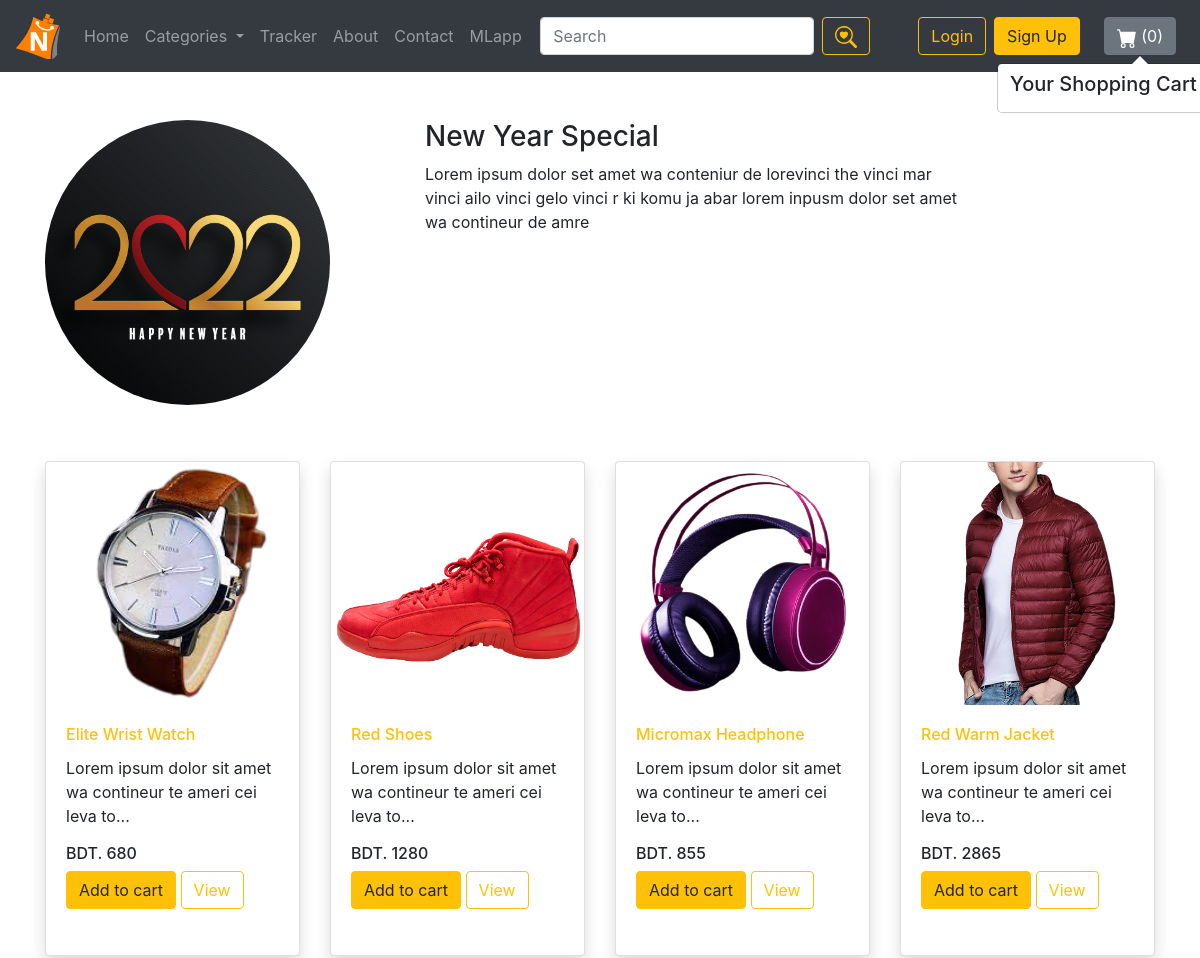
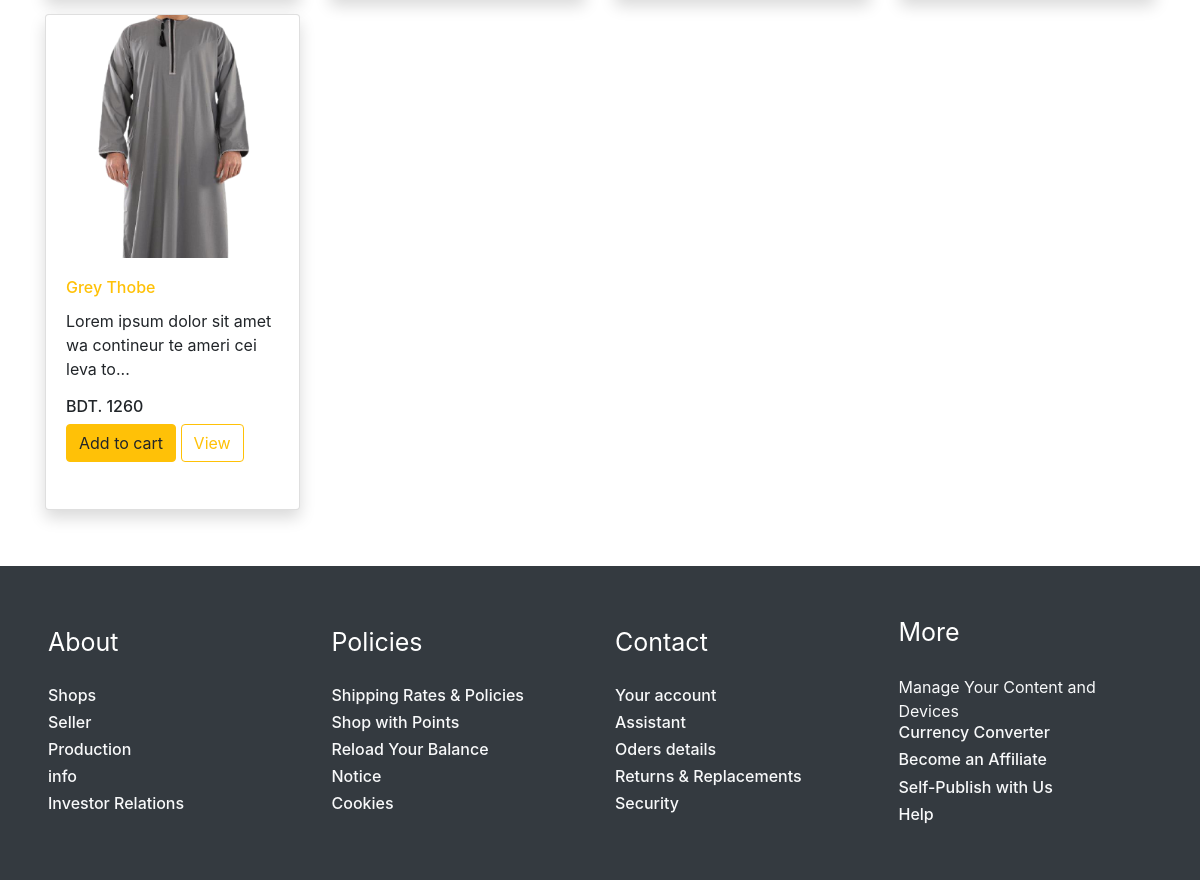
Screenshot of /main/captions/1 with the database file from the repository (2 pictures, top to bottom).
### main/models.py (models this page shows, shortened)
class Captions(models.Model) :
    caption_id = models.AutoField
    name = models.CharField(max_length=50)
    desc = models.CharField(max_length=500, default="")
    image = models.ImageField(upload_to="main/images", default="")
    def __str__(self):
        return self.name

class Dynamic_Product(models.Model) :
    id = models.AutoField
    code = models.CharField(max_length=20, default="")
    name = models.CharField(max_length=50)
    desc = models.CharField(max_length=1000)
    caption = models.CharField(max_length=50)
    price = models.IntegerField(default=0)
    image = models.ImageField(upload_to="shop/images", default="")
    pub_date = models.DateField()

### main/views.py (the view)
# urls.py: path('captions/<int:id>', views.caption_view, name='caption_view'),
def caption_view(request, id):
    categories= Categories.objects.all()
    caption = Captions.objects.filter(id=id)[0]
    products = Dynamic_Product.objects.filter(caption=caption)
    params = {'caption': caption, 'products': products, 'categories':categories}
    return render(request, 'main/caption_view.html', params)

### main/templates/main/caption_view.html (shortened to what this page needs)
{% extends 'main/base.html' %}
{% load static %}
{% block body %}
    <div class="container my-5">
        <div class="row">
            <div class="col-md-4">
                <img src="/media/{{caption.image}}" alt="" width="285px" height="285px" class="rounded-circle">
            </div>
            <div class="col-md-6">
                <h3>{{caption.name}}</h3>
                <p>{{caption.desc}}</p>
            </div>
        </div>
    </div>
    <div class="container my-5">
        <div class="row row-cols-2 row-cols-md-4">
            {% for product in products %}
                <div class="col my-2">
                    <div class="card h-100 shadow pb-2 mb-2 bg-white rounded">
                        <img src="/media/{{product.image}}" class="card-img-top h-50" alt="...">
                        <div class="card-body">
                            <h6 id="name_pr{{product.code}}" class="card-title text-warning">{{product.name}}</h6>
                            <p class="card-text">{{product.desc|slice:"0:60"}}...</p>
                            <h6 >BDT. <span id="price_pr{{product.code}}">{{product.price}}</span></h6>
                            <span id="div_pr{{product.code}}" class="div_pr">
                                <button id="pr{{product.code}}" class="btn btn-warning cart">Add to cart</button>
                            </span>
                            <a href="/main/dynamic_products/{{product.id}}">
                                <button id="view_pr{{product.code}}" class="btn btn-outline-warning">View</button>
                            </a>
                        </div>
                    </div>
                </div>
            {% endfor %}
        </div>
    </div>
{% endblock %}

### rows the page displays
Captions: image (picture), name "New Year Special", desc "Lorem ipsum dolor set amet wa conteniur de lorevinci the vinci mar vinci ailo vinci gelo vinci r ki komu ja abar lorem inpusm dolor set amet wa contineur de amre"
Dynamic_Product: image (picture), name "Elite Wrist Watch", desc "Lorem ipsum dolor sit amet wa contineur te ameri cei leva to", price "680"
Dynamic_Product: image (picture), name "Red Shoes", desc "Lorem ipsum dolor sit amet wa contineur te ameri cei leva to", price "1280"
Dynamic_Product: image (picture), name "Micromax Headphone", desc "Lorem ipsum dolor sit amet wa contineur te ameri cei leva to", price "855"
Dynamic_Product: image (picture), name "Red Warm Jacket", desc "Lorem ipsum dolor sit amet wa contineur te ameri cei leva to", price "2865"
Dynamic_Product: image (picture), name "Grey Thobe", desc "Lorem ipsum dolor sit amet wa contineur te ameri cei leva to", price "1260"
